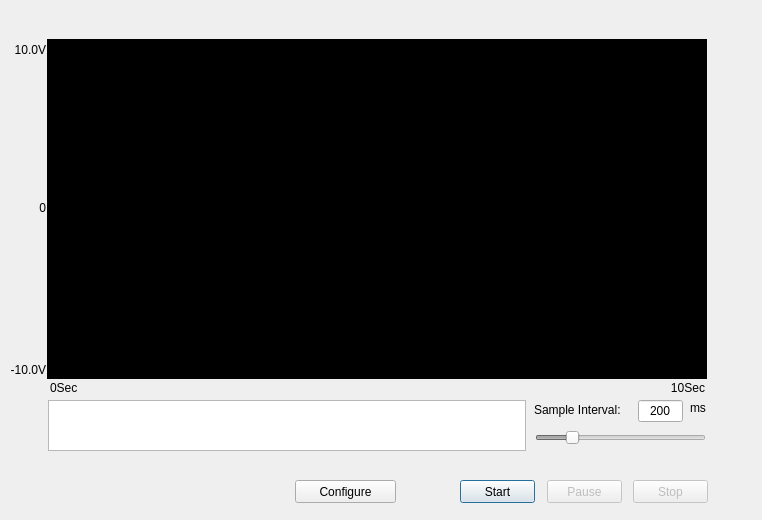
<?xml version="1.0" encoding="UTF-8"?>
<ui version="4.0">
 <class>AI_InstantFrame</class>
 <widget class="QDialog" name="AI_InstantFrame">
  <property name="geometry">
   <rect>
    <x>0</x>
    <y>0</y>
    <width>762</width>
    <height>520</height>
   </rect>
  </property>
  <property name="minimumSize">
   <size>
    <width>762</width>
    <height>520</height>
   </size>
  </property>
  <property name="maximumSize">
   <size>
    <width>762</width>
    <height>520</height>
   </size>
  </property>
  <property name="windowTitle">
   <string>AI_Instant</string>
  </property>
  <property name="autoFillBackground">
   <bool>true</bool>
  </property>
  <widget class="QLabel" name="lblYCoordinateMax">
   <property name="geometry">
    <rect>
     <x>0</x>
     <y>40</y>
     <width>46</width>
     <height>20</height>
    </rect>
   </property>
   <property name="text">
    <string>10.0V</string>
   </property>
   <property name="alignment">
    <set>Qt::AlignRight|Qt::AlignTrailing|Qt::AlignVCenter</set>
   </property>
  </widget>
  <widget class="QLabel" name="lblYCoordinateMid">
   <property name="geometry">
    <rect>
     <x>0</x>
     <y>200</y>
     <width>46</width>
     <height>16</height>
    </rect>
   </property>
   <property name="text">
    <string>0</string>
   </property>
   <property name="alignment">
    <set>Qt::AlignRight|Qt::AlignTrailing|Qt::AlignVCenter</set>
   </property>
  </widget>
  <widget class="QLabel" name="lblYCoordinateMin">
   <property name="geometry">
    <rect>
     <x>0</x>
     <y>362</y>
     <width>46</width>
     <height>16</height>
    </rect>
   </property>
   <property name="text">
    <string>-10.0V</string>
   </property>
   <property name="alignment">
    <set>Qt::AlignRight|Qt::AlignTrailing|Qt::AlignVCenter</set>
   </property>
  </widget>
  <widget class="QFrame" name="graphFrame">
   <property name="geometry">
    <rect>
     <x>47</x>
     <y>39</y>
     <width>660</width>
     <height>340</height>
    </rect>
   </property>
   <property name="styleSheet">
    <string notr="true">background-color: rgb(0, 0, 0);</string>
   </property>
   <property name="frameShape">
    <enum>QFrame::StyledPanel</enum>
   </property>
   <property name="frameShadow">
    <enum>QFrame::Raised</enum>
   </property>
  </widget>
  <widget class="QLabel" name="lblXCoordinateStart">
   <property name="geometry">
    <rect>
     <x>50</x>
     <y>380</y>
     <width>71</width>
     <height>16</height>
    </rect>
   </property>
   <property name="text">
    <string>0Sec</string>
   </property>
   <property name="alignment">
    <set>Qt::AlignLeading|Qt::AlignLeft|Qt::AlignVCenter</set>
   </property>
  </widget>
  <widget class="QLabel" name="lblXCoordinateEnd">
   <property name="geometry">
    <rect>
     <x>614</x>
     <y>380</y>
     <width>91</width>
     <height>16</height>
    </rect>
   </property>
   <property name="text">
    <string>10Sec</string>
   </property>
   <property name="alignment">
    <set>Qt::AlignRight|Qt::AlignTrailing|Qt::AlignVCenter</set>
   </property>
  </widget>
  <widget class="QListWidget" name="listWidget">
   <property name="geometry">
    <rect>
     <x>48</x>
     <y>400</y>
     <width>478</width>
     <height>51</height>
    </rect>
   </property>
   <property name="verticalScrollBarPolicy">
    <enum>Qt::ScrollBarAlwaysOff</enum>
   </property>
   <property name="horizontalScrollBarPolicy">
    <enum>Qt::ScrollBarAlwaysOff</enum>
   </property>
   <property name="selectionMode">
    <enum>QAbstractItemView::NoSelection</enum>
   </property>
   <property name="flow">
    <enum>QListView::LeftToRight</enum>
   </property>
   <property name="isWrapping" stdset="0">
    <bool>true</bool>
   </property>
  </widget>
  <widget class="QLabel" name="lblInterval">
   <property name="geometry">
    <rect>
     <x>534</x>
     <y>402</y>
     <width>101</width>
     <height>16</height>
    </rect>
   </property>
   <property name="text">
    <string>Sample Interval:</string>
   </property>
   <property name="alignment">
    <set>Qt::AlignLeading|Qt::AlignLeft|Qt::AlignVCenter</set>
   </property>
  </widget>
  <widget class="QLineEdit" name="edtTimeValue">
   <property name="geometry">
    <rect>
     <x>638</x>
     <y>400</y>
     <width>45</width>
     <height>22</height>
    </rect>
   </property>
   <property name="text">
    <string>200</string>
   </property>
   <property name="alignment">
    <set>Qt::AlignCenter</set>
   </property>
   <property name="readOnly">
    <bool>true</bool>
   </property>
  </widget>
  <widget class="QLabel" name="lblTimeUnit">
   <property name="geometry">
    <rect>
     <x>690</x>
     <y>400</y>
     <width>16</width>
     <height>16</height>
    </rect>
   </property>
   <property name="text">
    <string>ms</string>
   </property>
   <property name="alignment">
    <set>Qt::AlignLeading|Qt::AlignLeft|Qt::AlignVCenter</set>
   </property>
  </widget>
  <widget class="QSlider" name="sldTimerValue">
   <property name="enabled">
    <bool>false</bool>
   </property>
   <property name="geometry">
    <rect>
     <x>535</x>
     <y>427</y>
     <width>171</width>
     <height>21</height>
    </rect>
   </property>
   <property name="minimum">
    <number>10</number>
   </property>
   <property name="maximum">
    <number>1000</number>
   </property>
   <property name="singleStep">
    <number>10</number>
   </property>
   <property name="value">
    <number>200</number>
   </property>
   <property name="orientation">
    <enum>Qt::Horizontal</enum>
   </property>
   <property name="tickPosition">
    <enum>QSlider::NoTicks</enum>
   </property>
  </widget>
  <widget class="QPushButton" name="btnConfigure">
   <property name="enabled">
    <bool>true</bool>
   </property>
   <property name="geometry">
    <rect>
     <x>295</x>
     <y>480</y>
     <width>101</width>
     <height>23</height>
    </rect>
   </property>
   <property name="text">
    <string>Configure</string>
   </property>
   <property name="autoDefault">
    <bool>false</bool>
   </property>
  </widget>
  <widget class="QPushButton" name="btnStart">
   <property name="enabled">
    <bool>true</bool>
   </property>
   <property name="geometry">
    <rect>
     <x>460</x>
     <y>480</y>
     <width>75</width>
     <height>23</height>
    </rect>
   </property>
   <property name="text">
    <string>Start</string>
   </property>
  </widget>
  <widget class="QPushButton" name="btnPause">
   <property name="enabled">
    <bool>false</bool>
   </property>
   <property name="geometry">
    <rect>
     <x>547</x>
     <y>480</y>
     <width>75</width>
     <height>23</height>
    </rect>
   </property>
   <property name="text">
    <string>Pause</string>
   </property>
   <property name="autoDefault">
    <bool>false</bool>
   </property>
  </widget>
  <widget class="QPushButton" name="btnStop">
   <property name="enabled">
    <bool>false</bool>
   </property>
   <property name="geometry">
    <rect>
     <x>633</x>
     <y>480</y>
     <width>75</width>
     <height>23</height>
    </rect>
   </property>
   <property name="text">
    <string>Stop</string>
   </property>
   <property name="autoDefault">
    <bool>false</bool>
   </property>
  </widget>
 </widget>
 <layoutdefault spacing="6" margin="11"/>
 <tabstops>
  <tabstop>btnConfigure</tabstop>
  <tabstop>btnStart</tabstop>
  <tabstop>btnPause</tabstop>
  <tabstop>btnStop</tabstop>
  <tabstop>sldTimerValue</tabstop>
  <tabstop>edtTimeValue</tabstop>
  <tabstop>listWidget</tabstop>
 </tabstops>
 <resources>
  <include location="ai_instant.qrc"/>
 </resources>
 <connections/>
</ui>
